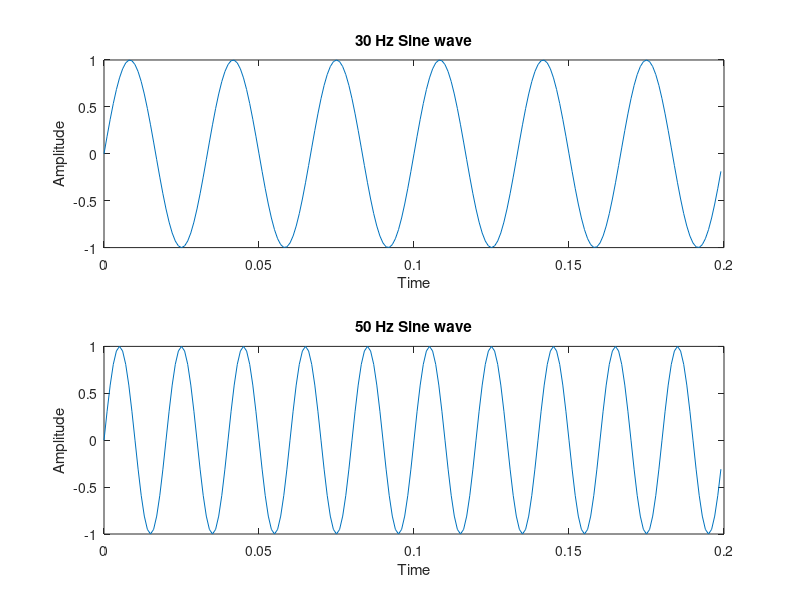
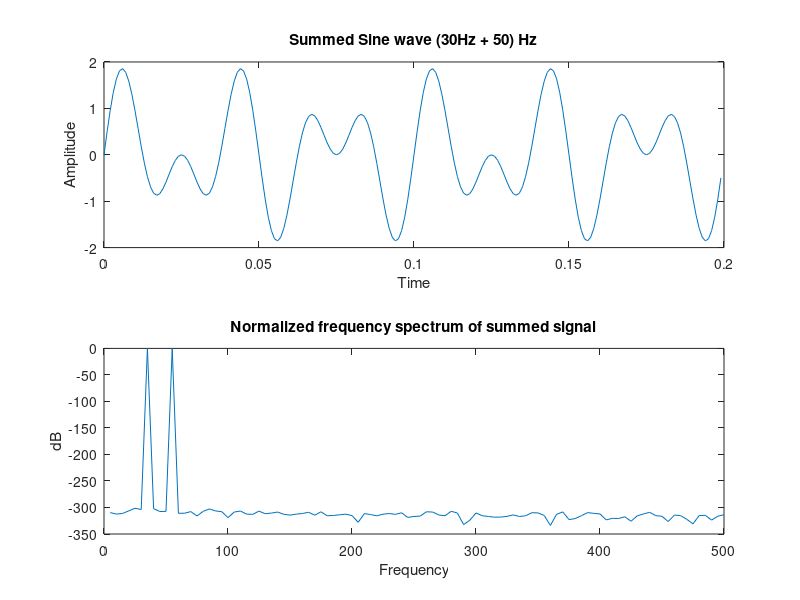

The MATLAB script that drew these images, in order:
clear all;
close all;
clc;

% ======== task 1 =========== 


% Generate sum of two signals of equal magnitude in MATLAB. The frequency of signals should be 30 Hz and 50 Hz. The sampling frequency should be 1000Hz. Plot each of the signal and the resultant sum. Then compute the power spectrum of the sum of signal using above steps. Attach the plots and write your observation.

f1 = 30;
f2 = 50;
fs = 1000;
N = 200;
t = [0:N-1]/fs;

sig1 = sin(2*pi*f1*t);
sig2 = sin(2*pi*f2*t);

figure(1)
subplot(2,1,1);
plot(t, sig1);
title("30 Hz Sine wave")
xlabel("Time");
ylabel("Amplitude");
subplot(2,1,2);
plot(t, sig2);
title("50 Hz Sine wave")
xlabel("Time");
ylabel("Amplitude");

summed_sig = sig1 + sig2;
figure(2);
subplot(2,1,1);
plot(t,summed_sig);
title("Summed Sine wave (30Hz + 50) Hz");
xlabel("Time");
ylabel("Amplitude");
hold on

freq = fft(summed_sig);
freq_pwr = abs(freq(1:N/2)).^2;
freq_pwr_normalized = freq_pwr/max(freq_pwr);
freq_db = log10(freq_pwr_normalized)*10;
freq_scale = (1:N/2)*fs/N;
subplot(2,1,2);
plot(freq_scale,freq_db);
title("Normalized frequency spectrum of summed signal");
xlabel("Frequency");
ylabel("dB");


% ======== task 2 =========== 

% % pre med recording
% xi_pre = ceil(t_pre(1):fs:floor(t_pre(end))); % evenly spaced vector of desired datapoints
% % resampling using interp1
% yi_pre = interp1(t_pre,hr_pre, xi_pre); % linear interpolation (using evenly spaced vectors), t_pre and hr_pre used for interpolation, and xi_pre = desired data points.
% YI_pre = yi_pre - mean(yi_pre); % heart rate - avg_HR
% Y_freq_pre = fft(YI_pre); % step 1 for PSD
% Y_mag_pre = abs(Y_freq_pre);
% PSD_pre = (Y_mag_pre.^2); % step 2 for PSD
% N_pre = length(PSD_pre); % used for plotting
% freq_pre = (1:N_pre)*fs/N_pre;
% figure(1);
% plot(freq_pre, PSD_pre);
% title("Heart Rate PSD pre state")
% xlabel("Frequency");
% ylabel("PSD");

% % post med recording
% xi_med = ceil(t_med(1):fs:floor(t_med(end))); % evenly spaced vector of desired datapoints
% yi_med = interp1(t_med,hr_med, xi_med); % linear interpolation (using evenly spaced vectors), t_pre and % hr_pre used for interpolation, and xi_pre = desired data points.
% YI_med = yi_med - mean(yi_med); % heart rate - avg_HR
% Y_freq_med = fft(YI_med); % step 1 for PSD
% Y_mag_med = abs(Y_freq_med);
% PSD_med = (Y_mag_med.^2); % step 2 for PSD
% N_med = length(PSD_med); % used for plotting
% freq_med = (1:N_med)*fs/N_med;
% figure(2);
% plot(freq_med, PSD_med);
% title("Heart Rate PSD med state")
% xlabel("Frequency");
% ylabel("PSD");



